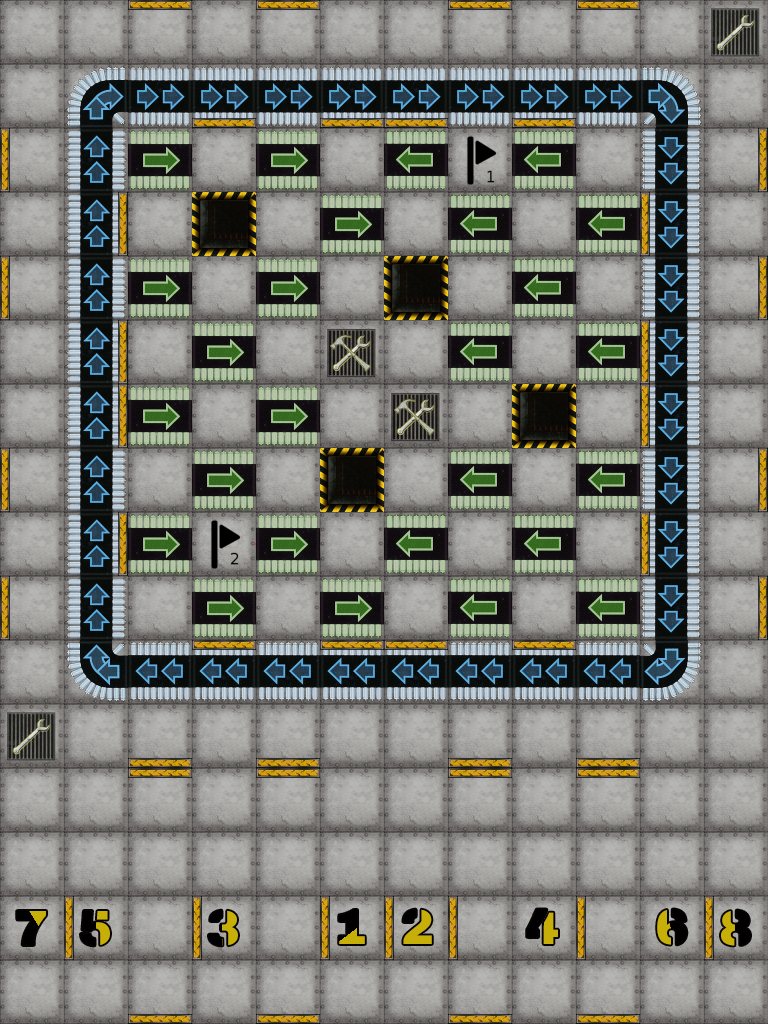

A level layout from a 2D game, rendered from its tile map. Below: a short description, then the map file with its tile-grid data intact:
An orthogonal 12x16 tile map with 64x64 px tiles, 14 tile layers (Board, Start, Flag, Hole, ...).

<map version="1.5" tiledversion="1.6.0" orientation="orthogonal" renderorder="right-down" compressionlevel="0" width="12" height="16" tilewidth="64" tileheight="64" infinite="0" nextlayerid="15" nextobjectid="1">
 <tileset firstgid="1" source="tiles.tsx" />
 <layer id="2" name="Board" width="12" height="16">
  <data encoding="csv">
5,5,5,5,5,5,5,5,5,5,5,5,
5,5,5,5,5,5,5,5,5,5,5,5,
5,5,5,5,5,5,5,5,5,5,5,5,
5,5,5,5,5,5,5,5,5,5,5,5,
5,5,5,5,5,5,5,5,5,5,5,5,
5,5,5,5,5,5,5,5,5,5,5,5,
5,5,5,5,5,5,5,5,5,5,5,5,
5,5,5,5,5,5,5,5,5,5,5,5,
5,5,5,5,5,5,5,5,5,5,5,5,
5,5,5,5,5,5,5,5,5,5,5,5,
5,5,5,5,5,5,5,5,5,5,5,5,
5,5,5,5,5,5,5,5,5,5,5,5,
5,5,5,5,5,5,5,5,5,5,5,5,
5,5,5,5,5,5,5,5,5,5,5,5,
5,5,5,5,5,5,5,5,5,5,5,5,
5,5,5,5,5,5,5,5,5,5,5,5
</data>
 </layer>
 <layer id="7" name="Start" width="12" height="16">
  <data encoding="csv">
0,0,0,0,0,0,0,0,0,0,0,0,
0,0,0,0,0,0,0,0,0,0,0,0,
0,0,0,0,0,0,0,0,0,0,0,0,
0,0,0,0,0,0,0,0,0,0,0,0,
0,0,0,0,0,0,0,0,0,0,0,0,
0,0,0,0,0,0,0,0,0,0,0,0,
0,0,0,0,0,0,0,0,0,0,0,0,
0,0,0,0,0,0,0,0,0,0,0,0,
0,0,0,0,0,0,0,0,0,0,0,0,
0,0,0,0,0,0,0,0,0,0,0,0,
0,0,0,0,0,0,0,0,0,0,0,0,
0,0,0,0,0,0,0,0,0,0,0,0,
0,0,0,0,0,0,0,0,0,0,0,0,
0,0,0,0,0,0,0,0,0,0,0,0,
131,129,0,123,0,121,122,0,124,0,130,132,
0,0,0,0,0,0,0,0,0,0,0,0
</data>
 </layer>
 <layer id="8" name="Flag" width="12" height="16">
  <data encoding="csv">
0,0,0,0,0,0,0,0,0,0,0,0,
0,0,0,0,0,0,0,0,0,0,0,0,
0,0,0,0,0,0,0,55,0,0,0,0,
0,0,0,0,0,0,0,0,0,0,0,0,
0,0,0,0,0,0,0,0,0,0,0,0,
0,0,0,0,0,0,0,0,0,0,0,0,
0,0,0,0,0,0,0,0,0,0,0,0,
0,0,0,0,0,0,0,0,0,0,0,0,
0,0,0,63,0,0,0,0,0,0,0,0,
0,0,0,0,0,0,0,0,0,0,0,0,
0,0,0,0,0,0,0,0,0,0,0,0,
0,0,0,0,0,0,0,0,0,0,0,0,
0,0,0,0,0,0,0,0,0,0,0,0,
0,0,0,0,0,0,0,0,0,0,0,0,
0,0,0,0,0,0,0,0,0,0,0,0,
0,0,0,0,0,0,0,0,0,0,0,0
</data>
 </layer>
 <layer id="9" name="Hole" width="12" height="16">
  <data encoding="csv">
0,0,0,0,0,0,0,0,0,0,0,0,
0,0,0,0,0,0,0,0,0,0,0,0,
0,0,0,0,0,0,0,0,0,0,0,0,
0,0,0,6,0,0,0,0,0,0,0,0,
0,0,0,0,0,0,6,0,0,0,0,0,
0,0,0,0,0,0,0,0,0,0,0,0,
0,0,0,0,0,0,0,0,6,0,0,0,
0,0,0,0,0,6,0,0,0,0,0,0,
0,0,0,0,0,0,0,0,0,0,0,0,
0,0,0,0,0,0,0,0,0,0,0,0,
0,0,0,0,0,0,0,0,0,0,0,0,
0,0,0,0,0,0,0,0,0,0,0,0,
0,0,0,0,0,0,0,0,0,0,0,0,
0,0,0,0,0,0,0,0,0,0,0,0,
0,0,0,0,0,0,0,0,0,0,0,0,
0,0,0,0,0,0,0,0,0,0,0,0
</data>
 </layer>
 <layer id="10" name="Repair" width="12" height="16">
  <data encoding="csv">
0,0,0,0,0,0,0,0,0,0,0,15,
0,0,0,0,0,0,0,0,0,0,0,0,
0,0,0,0,0,0,0,0,0,0,0,0,
0,0,0,0,0,0,0,0,0,0,0,0,
0,0,0,0,0,0,0,0,0,0,0,0,
0,0,0,0,0,0,0,0,0,0,0,0,
0,0,0,0,0,0,0,0,0,0,0,0,
0,0,0,0,0,0,0,0,0,0,0,0,
0,0,0,0,0,0,0,0,0,0,0,0,
0,0,0,0,0,0,0,0,0,0,0,0,
0,0,0,0,0,0,0,0,0,0,0,0,
15,0,0,0,0,0,0,0,0,0,0,0,
0,0,0,0,0,0,0,0,0,0,0,0,
0,0,0,0,0,0,0,0,0,0,0,0,
0,0,0,0,0,0,0,0,0,0,0,0,
0,0,0,0,0,0,0,0,0,0,0,0
</data>
 </layer>
 <layer id="11" name="Upgrade" width="12" height="16">
  <data encoding="csv">
0,0,0,0,0,0,0,0,0,0,0,0,
0,0,0,0,0,0,0,0,0,0,0,0,
0,0,0,0,0,0,0,0,0,0,0,0,
0,0,0,0,0,0,0,0,0,0,0,0,
0,0,0,0,0,0,0,0,0,0,0,0,
0,0,0,0,0,7,0,0,0,0,0,0,
0,0,0,0,0,0,7,0,0,0,0,0,
0,0,0,0,0,0,0,0,0,0,0,0,
0,0,0,0,0,0,0,0,0,0,0,0,
0,0,0,0,0,0,0,0,0,0,0,0,
0,0,0,0,0,0,0,0,0,0,0,0,
0,0,0,0,0,0,0,0,0,0,0,0,
0,0,0,0,0,0,0,0,0,0,0,0,
0,0,0,0,0,0,0,0,0,0,0,0,
0,0,0,0,0,0,0,0,0,0,0,0,
0,0,0,0,0,0,0,0,0,0,0,0
</data>
 </layer>
 <layer id="12" name="Gear" width="12" height="16">
  <data encoding="csv">
0,0,0,0,0,0,0,0,0,0,0,0,
0,0,0,0,0,0,0,0,0,0,0,0,
0,0,0,0,0,0,0,0,0,0,0,0,
0,0,0,0,0,0,0,0,0,0,0,0,
0,0,0,0,0,0,0,0,0,0,0,0,
0,0,0,0,0,0,0,0,0,0,0,0,
0,0,0,0,0,0,0,0,0,0,0,0,
0,0,0,0,0,0,0,0,0,0,0,0,
0,0,0,0,0,0,0,0,0,0,0,0,
0,0,0,0,0,0,0,0,0,0,0,0,
0,0,0,0,0,0,0,0,0,0,0,0,
0,0,0,0,0,0,0,0,0,0,0,0,
0,0,0,0,0,0,0,0,0,0,0,0,
0,0,0,0,0,0,0,0,0,0,0,0,
0,0,0,0,0,0,0,0,0,0,0,0,
0,0,0,0,0,0,0,0,0,0,0,0
</data>
 </layer>
 <layer id="6" name="Conveyor" width="12" height="16">
  <data encoding="csv">
0,0,0,0,0,0,0,0,0,0,0,0,
0,19,14,14,14,14,14,14,14,14,20,0,
0,13,52,0,52,0,51,0,51,0,21,0,
0,13,0,0,0,52,0,51,0,51,21,0,
0,13,52,0,52,0,0,0,51,0,21,0,
0,13,0,52,0,0,0,51,0,51,21,0,
0,13,52,0,52,0,0,0,0,0,21,0,
0,13,0,52,0,0,0,51,0,51,21,0,
0,13,52,0,52,0,51,0,51,0,21,0,
0,13,0,52,0,52,0,51,0,51,21,0,
0,27,22,22,22,22,22,22,22,22,28,0,
0,0,0,0,0,0,0,0,0,0,0,0,
0,0,0,0,0,0,0,0,0,0,0,0,
0,0,0,0,0,0,0,0,0,0,0,0,
0,0,0,0,0,0,0,0,0,0,0,0,
0,0,0,0,0,0,0,0,0,0,0,0
</data>
 </layer>
 <layer id="14" name="LaserDouble" width="12" height="16">
  <data encoding="csv">
0,0,0,0,0,0,0,0,0,0,0,0,
0,0,0,0,0,0,0,0,0,0,0,0,
0,0,0,0,0,0,0,0,0,0,0,0,
0,0,0,0,0,0,0,0,0,0,0,0,
0,0,0,0,0,0,0,0,0,0,0,0,
0,0,0,0,0,0,0,0,0,0,0,0,
0,0,0,0,0,0,0,0,0,0,0,0,
0,0,0,0,0,0,0,0,0,0,0,0,
0,0,0,0,0,0,0,0,0,0,0,0,
0,0,0,0,0,0,0,0,0,0,0,0,
0,0,0,0,0,0,0,0,0,0,0,0,
0,0,0,0,0,0,0,0,0,0,0,0,
0,0,0,0,0,0,0,0,0,0,0,0,
0,0,0,0,0,0,0,0,0,0,0,0,
0,0,0,0,0,0,0,0,0,0,0,0,
0,0,0,0,0,0,0,0,0,0,0,0
</data>
 </layer>
 <layer id="5" name="Laser" width="12" height="16">
  <data encoding="csv">
0,0,0,0,0,0,0,0,0,0,0,0,
0,0,0,0,0,0,0,0,0,0,0,0,
0,0,0,0,0,0,0,0,0,0,0,0,
0,0,0,0,0,0,0,0,0,0,0,0,
0,0,0,0,0,0,0,0,0,0,0,0,
0,0,0,0,0,0,0,0,0,0,0,0,
0,0,0,0,0,0,0,0,0,0,0,0,
0,0,0,0,0,0,0,0,0,0,0,0,
0,0,0,0,0,0,0,0,0,0,0,0,
0,0,0,0,0,0,0,0,0,0,0,0,
0,0,0,0,0,0,0,0,0,0,0,0,
0,0,0,0,0,0,0,0,0,0,0,0,
0,0,0,0,0,0,0,0,0,0,0,0,
0,0,0,0,0,0,0,0,0,0,0,0,
0,0,0,0,0,0,0,0,0,0,0,0,
0,0,0,0,0,0,0,0,0,0,0,0
</data>
 </layer>
 <layer id="4" name="LaserWall" width="12" height="16">
  <data encoding="csv">
0,0,0,0,0,0,0,0,0,0,0,0,
0,0,0,0,0,0,0,0,0,0,0,0,
0,0,0,0,0,0,0,0,0,0,0,0,
0,0,0,0,0,0,0,0,0,0,0,0,
0,0,0,0,0,0,0,0,0,0,0,0,
0,0,0,0,0,0,0,0,0,0,0,0,
0,0,0,0,0,0,0,0,0,0,0,0,
0,0,0,0,0,0,0,0,0,0,0,0,
0,0,0,0,0,0,0,0,0,0,0,0,
0,0,0,0,0,0,0,0,0,0,0,0,
0,0,0,0,0,0,0,0,0,0,0,0,
0,0,0,0,0,0,0,0,0,0,0,0,
0,0,0,0,0,0,0,0,0,0,0,0,
0,0,0,0,0,0,0,0,0,0,0,0,
0,0,0,0,0,0,0,0,0,0,0,0,
0,0,0,0,0,0,0,0,0,0,0,0
</data>
 </layer>
 <layer id="13" name="Pusher" width="12" height="16">
  <data encoding="csv">
0,0,0,0,0,0,0,0,0,0,0,0,
0,0,0,0,0,0,0,0,0,0,0,0,
0,0,0,0,0,0,0,0,0,0,0,0,
0,0,0,0,0,0,0,0,0,0,0,0,
0,0,0,0,0,0,0,0,0,0,0,0,
0,0,0,0,0,0,0,0,0,0,0,0,
0,0,0,0,0,0,0,0,0,0,0,0,
0,0,0,0,0,0,0,0,0,0,0,0,
0,0,0,0,0,0,0,0,0,0,0,0,
0,0,0,0,0,0,0,0,0,0,0,0,
0,0,0,0,0,0,0,0,0,0,0,0,
0,0,0,0,0,0,0,0,0,0,0,0,
0,0,0,0,0,0,0,0,0,0,0,0,
0,0,0,0,0,0,0,0,0,0,0,0,
0,0,0,0,0,0,0,0,0,0,0,0,
0,0,0,0,0,0,0,0,0,0,0,0
</data>
 </layer>
 <layer id="3" name="Wall" width="12" height="16">
  <data encoding="csv">
0,0,31,0,31,0,0,31,0,31,0,0,
0,0,0,29,0,29,29,0,29,0,0,0,
30,0,0,0,0,0,0,0,0,0,0,23,
0,23,0,0,0,0,0,0,0,0,30,0,
30,0,0,0,0,0,0,0,0,0,0,23,
0,23,0,0,0,0,0,0,0,0,30,0,
0,23,0,0,0,0,0,0,0,0,30,0,
30,0,0,0,0,0,0,0,0,0,0,23,
0,23,0,0,0,0,0,0,0,0,30,0,
30,0,0,0,0,0,0,0,0,0,0,23,
0,0,0,31,0,31,31,0,31,0,0,0,
0,0,29,0,29,0,0,29,0,29,0,0,
0,0,31,0,31,0,0,31,0,31,0,0,
0,0,0,0,0,0,0,0,0,0,0,0,
0,30,0,30,0,30,30,30,0,30,0,30,
0,0,29,0,29,0,0,29,0,29,0,0
</data>
 </layer>
 <layer id="1" name="Player" width="12" height="16">
  <data encoding="csv">
0,0,0,0,0,0,0,0,0,0,0,0,
0,0,0,0,0,0,0,0,0,0,0,0,
0,0,0,0,0,0,0,0,0,0,0,0,
0,0,0,0,0,0,0,0,0,0,0,0,
0,0,0,0,0,0,0,0,0,0,0,0,
0,0,0,0,0,0,0,0,0,0,0,0,
0,0,0,0,0,0,0,0,0,0,0,0,
0,0,0,0,0,0,0,0,0,0,0,0,
0,0,0,0,0,0,0,0,0,0,0,0,
0,0,0,0,0,0,0,0,0,0,0,0,
0,0,0,0,0,0,0,0,0,0,0,0,
0,0,0,0,0,0,0,0,0,0,0,0,
0,0,0,0,0,0,0,0,0,0,0,0,
0,0,0,0,0,0,0,0,0,0,0,0,
0,0,0,0,0,0,0,0,0,0,0,0,
0,0,0,0,0,0,0,0,0,0,0,0
</data>
 </layer>
</map>
